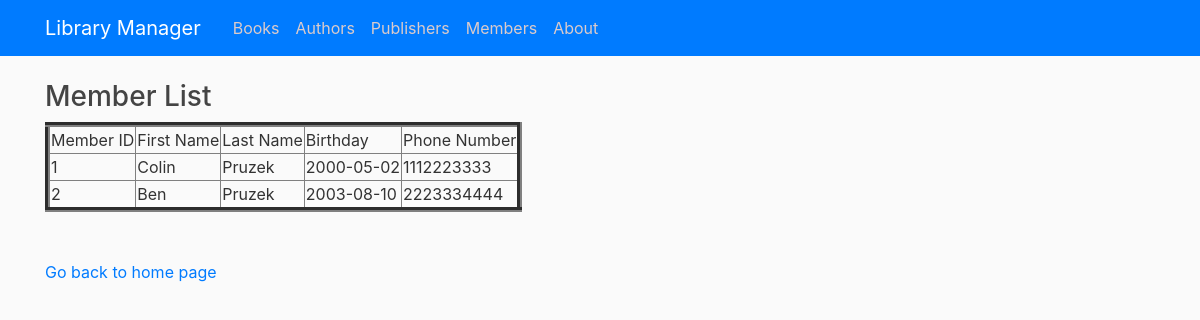
The app's page /viewmember, older data.
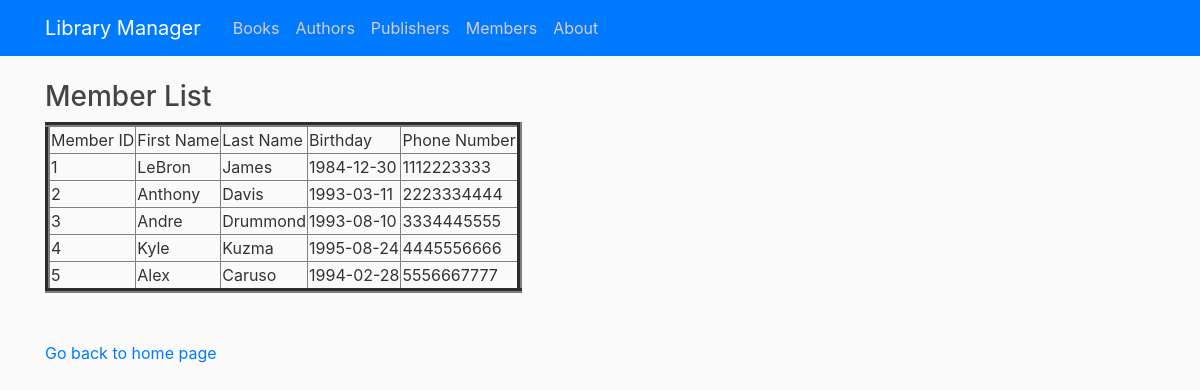
The same page, newer data.
### tables this page shows
CREATE TABLE Member (memberId INTEGER PRIMARY KEY AUTOINCREMENT, firstName TEXT NOT NULL, lastName TEXT NOT NULL,     birthday DATE NOT NULL, phoneNumber VARCHAR(15) NOT NULL);

### library/routes.py (the view)
@app.route("/viewmember")
def viewMember():
    con = sqlite3.connect("book.db")
    con.row_factory = sqlite3.Row
    cur = con.cursor()
    cur.execute("select * from Member")
    rows = cur.fetchall()
    return render_template("view_members.html",rows = rows)

### library/templates/view_members.html (shortened to what this page needs)
{% extends "layout.html" %}
{% block content %}
<!DOCTYPE html>
<html>
<head>
</head>
<body>
    <h3>Member List</h3>
    <table border=5>
        <thead>
            <td>Member ID</td>
            <td>First Name</td>
            <td>Last Name</td>
            <td>Birthday</td>
            <td>Phone Number</td>
        </thead>
        {% for row in rows %}
        <tr>
            <td>{{row["memberId"]}}</td>
            <td>{{row["firstName"]}}</td>
            <td>{{row["lastName"]}}</td>
            <td>{{row["birthday"]}}</td>
            <td>{{row["phoneNumber"]}}</td>
        </tr>
        {% endfor %}
    </table>
    <br><br>
    <a href="/">Go back to home page</a>
</body>
</html>
{% endblock content %}

### library/templates/layout.html (shortened to what this page needs)
<!DOCTYPE html>
<html>
<head>
    <link rel="stylesheet" href="https://maxcdn.bootstrapcdn.com/bootstrap/4.0.0/css/bootstrap.min.css"
>
    <link rel="stylesheet" type="text/css" href="{{ url_for('static', filename='main.css') }}">
</head>
<body>
    <header class="site-header">
        <nav class="navbar navbar-expand-md navbar-dark bg-primary fixed-top">
            <div class="container">
                <a class="navbar-brand mr-4" href="/">Library Manager</a>
                <div class="collapse navbar-collapse" id="navbarToggle">
                    <div class="navbar-nav mr-auto">
                        <a class="nav-item nav-link" href="{{ url_for('view') }}">Books</a>
                        <a class="nav-item nav-link" href="{{ url_for('viewAuthor') }}">Authors</a>
                        <a class="nav-item nav-link" href="{{ url_for('viewPublisher') }}">Publishers</a>
                        <a class="nav-item nav-link" href="{{ url_for('viewMember') }}">Members</a>
                        <a class="nav-item nav-link" href="{{ url_for('about') }}">About</a>
                    </div>
                </div>
            </div>
        </nav>
    </header>
    <main role="main" class="container">
        <div class="row">
            <div class="col-md-8">
                {% block content %}{% endblock %}
            </div>
        </div>
    </main>
</body>
</html>

### library/static/main.css (style rules this page uses)
body { background: #fafafa; color: #333333; margin-top: 5rem; }
h1, h2, h3, h4, h5, h6 { color: #444444; }
.site-header .navbar-nav .nav-link { color: #dbcbcb; }

Row changes from the older to the newer data that the page shows:
changed Member id 1: firstName "Colin" → "LeBron"; lastName "Pruzek" → "James"; birthday "2000-05-02" → "1984-12-30"
changed Member id 2: firstName "Ben" → "Anthony"; lastName "Pruzek" → "Davis"; birthday "2003-08-10" → "1993-03-11"
added Member: memberId "3", firstName "Andre", lastName "Drummond", birthday "1993-08-10", phoneNumber "3334445555"
added Member: memberId "4", firstName "Kyle", lastName "Kuzma", birthday "1995-08-24", phoneNumber "4445556666"
added Member: memberId "5", firstName "Alex", lastName "Caruso", birthday "1994-02-28", phoneNumber "5556667777"
